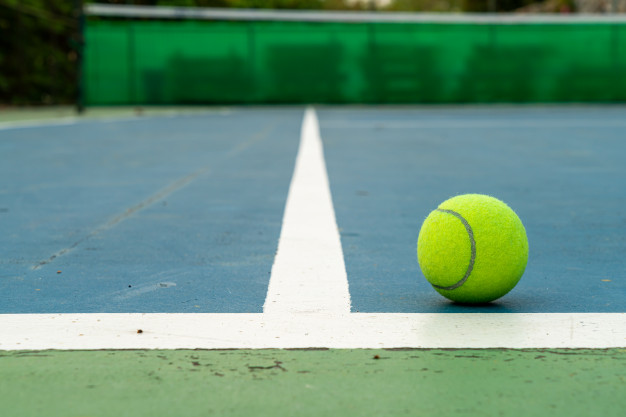
#> input picture ObjectDetection/images/1.jpg, 626 x 417 px
$ python detect.py
#> lines starting #> are read from the running program, lines starting #| are printed output that depends on the picture; after the words box and inside, x2 and y2 are one past the last pixel; in counts of white or black regions, pixels touching at a corner belong together
import cv2 as cv
import numpy as np

img = cv.imread('images/1.jpg', cv.IMREAD_COLOR)
#> img is the input picture: shape (417, 626, 3); mean B, G, R 124.3, 145.7, 103.9

hsv = cv.cvtColor(img, cv.COLOR_BGR2HSV)\
#> hsv: shape (417, 626, 3); mean H, S, V 70.8, 115.4, 151.6

low_thres = (30,100,0)
high_thres = (60,255,255)

b_img = cv.inRange(hsv, low_thres,high_thres)
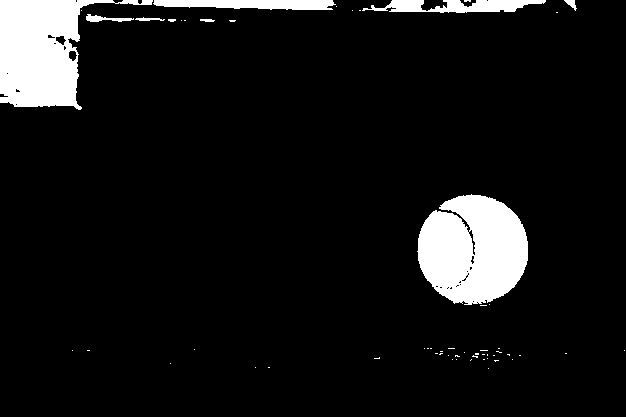
#> b_img: shape (417, 626); 8.1% white; 57 white regions (48 under 20 px), largest, box (x1, y1, x2, y2) and area: (417, 194, 528, 305) 9348, (0, 0, 153, 110) 8334, (153, 0, 336, 10) 1479
#morphology
kernel = cv.getStructuringElement(cv.MORPH_ELLIPSE, (5,5))
out = cv.morphologyEx(b_img, cv.MORPH_OPEN, kernel, iterations=1)
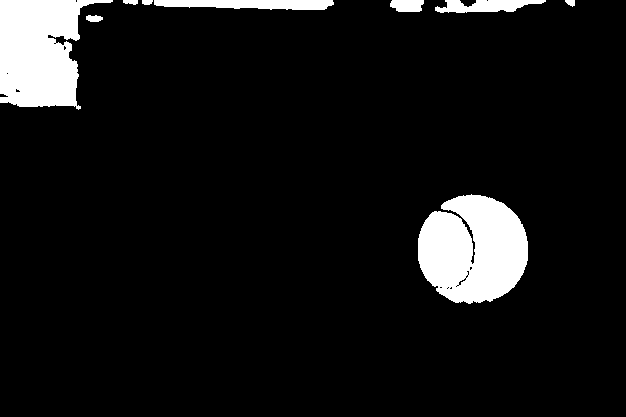
#> out: shape (417, 626); 7.8% white; 9 white regions, largest, box (x1, y1, x2, y2) and area: (418, 194, 528, 304) 9267, (0, 0, 113, 110) 8113, (154, 0, 334, 10) 1462
out = cv.morphologyEx(out, cv.MORPH_CLOSE, kernel, iterations=3)
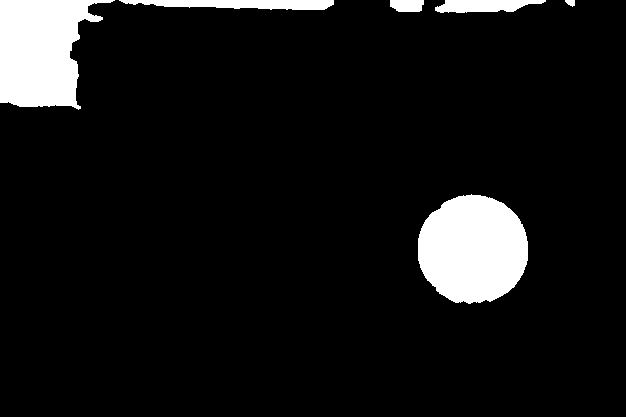
#> out: shape (417, 626); 8.1% white; 6 white regions
contours, hierarchy = cv.findContours(out, cv.RETR_EXTERNAL, cv.CHAIN_APPROX_SIMPLE)
#> contours = 6 contours; box (x1, y1, x2, y2) and area: (418, 194, 528, 304) 9327, (0, 0, 115, 110) 8268, (119, 0, 334, 10) 1382, (435, 0, 546, 13) 950, (390, 0, 424, 12) 324, (565, 0, 575, 7) 37

cv.imshow('binary', b_img)
cv.imshow('close', out)

$ run again, with ObjectDetection/images/3.jpg copied over ObjectDetection/images/1.jpg
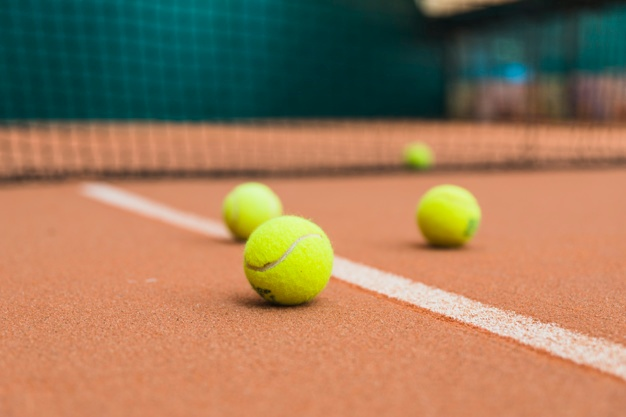
#> input picture ObjectDetection/images/3.jpg, 626 x 417 px
#> img is the input picture: shape (417, 626, 3); mean B, G, R 90.2, 120.9, 151.9
#> hsv: shape (417, 626, 3); mean H, S, V 32, 153.4, 167.5
#> `b_img = cv.inRange(hsv, low_thres,high_thres)`:
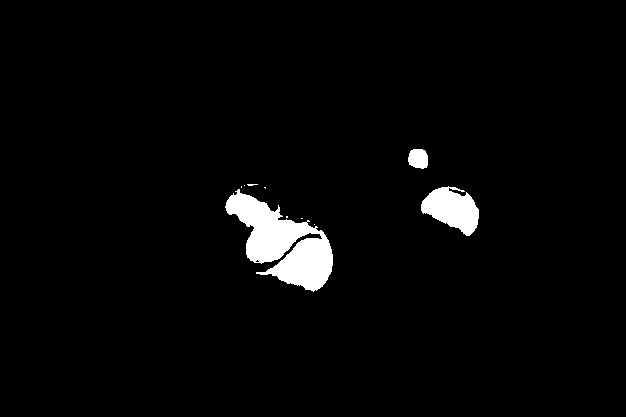
#> b_img: shape (417, 626); 2.9% white; 10 white regions (7 under 20 px), largest, box (x1, y1, x2, y2) and area: (225, 189, 333, 292) 5419, (421, 186, 479, 236) 1799, (408, 149, 428, 169) 333
#> `out = cv.morphologyEx(out, cv.MORPH_CLOSE, kernel, iterations=3)`:
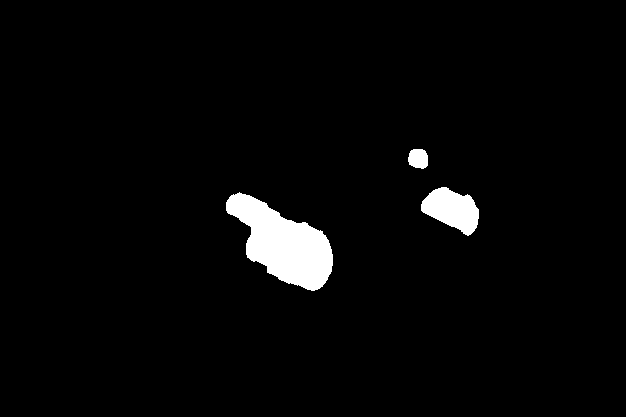
#> out: shape (417, 626); 3% white; 3 white regions
#> contours = 3 contours; box (x1, y1, x2, y2) and area: (226, 192, 333, 291) 5488, (421, 187, 479, 236) 1695, (408, 149, 428, 169) 301

$ run again, with ObjectDetection/images/4.jpg copied over ObjectDetection/images/1.jpg
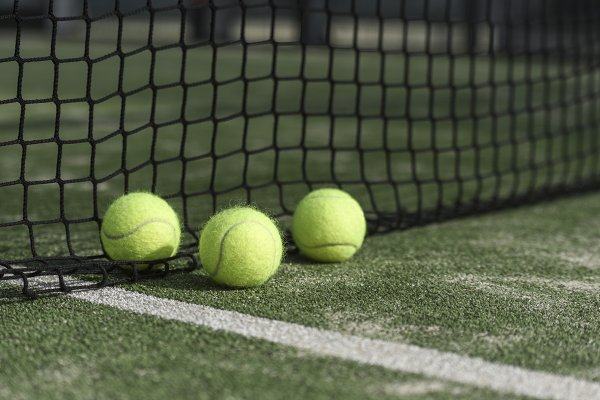
#> input picture ObjectDetection/images/4.jpg, 600 x 400 px
#> img is the input picture: shape (400, 600, 3); mean B, G, R 69.5, 92.8, 85.1
#> hsv: shape (400, 600, 3); mean H, S, V 44.1, 63.9, 92.9
#> `b_img = cv.inRange(hsv, low_thres,high_thres)`:
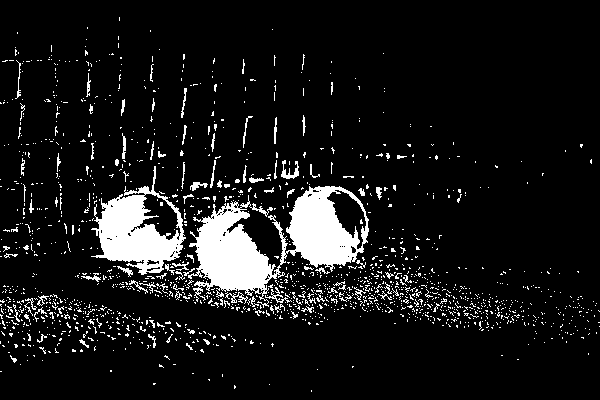
#> b_img: shape (400, 600); 9.3% white; 1583 white regions (1489 under 20 px), largest, box (x1, y1, x2, y2) and area: (188, 186, 369, 308) 9239, (91, 166, 186, 275) 4486, (281, 160, 299, 179) 145
#> `out = cv.morphologyEx(out, cv.MORPH_CLOSE, kernel, iterations=3)`:
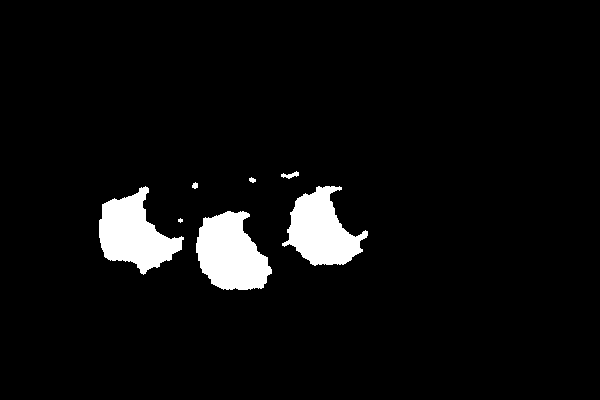
#> out: shape (400, 600); 5.1% white; 7 white regions (1 under 20 px)
#> contours = 7 contours, 2 with area under 20; largest, box (x1, y1, x2, y2) and area: (196, 211, 272, 290) 4082, (99, 186, 184, 275) 3872, (282, 186, 368, 266) 3704, (281, 171, 299, 179) 50, (192, 182, 198, 189) 22
